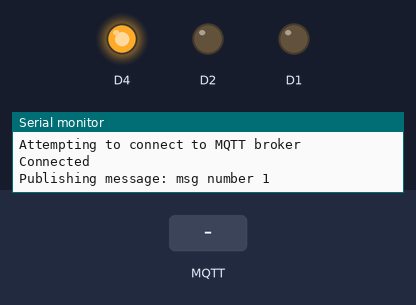
Simulated run of this sketch. Board: ESP8266 (NodeMCU). Parts: output pins drawn as LEDs (lit = HIGH, except the on-board LED, lit = LOW), the last lines printed to the serial monitor. Inputs (shaded band) come from the test bench. WiFi joins after 1.5 s; servers stay silent unless stated; random numbers use the default seed unless the sketch sets one; no MQTT or app messages arrive unless stated.

Above: at 2.7 s.
2.8 s: MQTT message "1" arrives on the first subscribed topic
At 3.9 s:
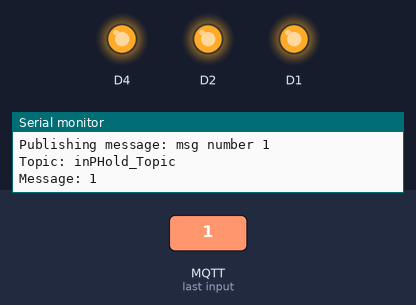
4.3 s: MQTT message "on" arrives on the first subscribed topic
At 5.0 s:
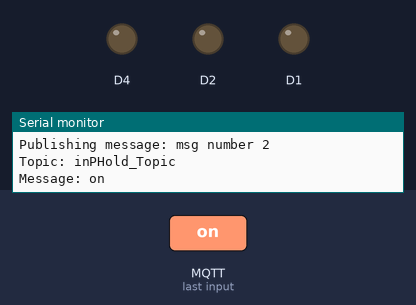
Timing chart, 0 to 7.3 s (numbered marks = the images above; inputs shaded):
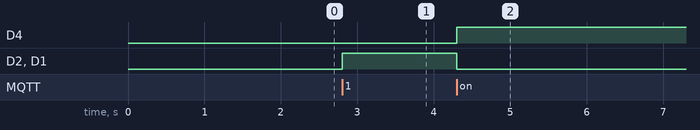

Measured:
- after the input at 2.8 s, D2, D1: LOW → HIGH at once
- after the input at 4.3 s, D4: LOW → HIGH at once; D2, D1: HIGH → LOW at once

The sketch:

third_file.ino
```cpp
// combining knowledge of protocols and mcu
// to upload to a server such as ThingSpeak, ESP8266WiFi.h and DHT.h are needed
// for thingSpeak you need an API key to pull API requests

// to upload data from NodeMCU to a server using mqtt, we need to import ESP8266WiFi and PubSubClient
// the following is an example of a connection
#include <ESP8266WiFi.h>
#include <PubSubClient.h>

const char *ssid = "ssid_name";
const char *password = "password";
const char *mqtt_server = "web.server.com";

WiFiClient espClient;           // initialize wifi client object
PubSubClient client(espClient); // initialize mqtt client
unsigned long lastMsg = 0;
#define MSG_BUFFER_SIZE (50)
char msg[MSG_BUFFER_SIZE];
int val = 0;

void setup_wifi()
{
  delay(10);
  Serial.println(); // print empty line to demarcate connection attempt
  Serial.print("Connecting to ");
  Serial.println(ssid);

  WiFi.mode(WIFI_STA);        // define wifi connection security mode
  WiFi.begin(ssid, password); // connect to wifi

  while (WiFi.status() != WL_CONNECTED)
  {
    delay(500);
    Serial.print("."); // print dots every .5 seconds until connected
  }

  randomSeed(micros()); // generates a seed for RNG using the ms since star of program as entropy

  Serial.println("");
  Serial.println("Connection to WiFi successful");
  Serial.println("IP address: ");
  Serial.println(WiFi.localIP());
}

void callback(char *topic, byte *payload, unsigned int length)
{
  Serial.print("Topic: "); // println "Topic: [topic]"
  Serial.println(topic);
  Serial.print("Message: "); // println "Message: [msg]"
  for (int i = 0; i < length; i++)
  {
    Serial.print((char)payload[i]);
  }
  Serial.println();

  // perform physical feedback response to 1 received as first char
  if ((char)payload[0] == '1')
  {
    digitalWrite(BUILTIN_LED, LOW); // set the built-in mcu led ON (yeah, low, its weird)
    digitalWrite(D1, HIGH);         // send 1 voltage to pin D1
    digitalWrite(D2, HIGH);         // ditto to pin D2
  }
  else
  { // do the opposite
    digitalWrite(BUILTIN_LED, HIGH);
    digitalWrite(D1, LOW);
    digitalWrite(D2, LOW);
  }
}

void reconnect()
{
  // retries connection to mqtt if still not connected
  // throw exception if takes too long
  while (!client.connected())
  {
    Serial.println("Attempting to connect to MQTT broker");
    // generate random client ID to keep trying with different aliases
    String clientID = "ESP_Client_";
    clientID += String(random(0xffff), HEX);
    // attempts do connect
    if (client.connect(clientID.c_str()))
    {
      Serial.println("Connected");
      // publish connection method to placeholder topic
      client.publish("PHoldTopic", "TESTING CONNECTION");
      client.subscribe("inPHold_Topic");
    }
    else
    {
      Serial.print("Failed, rc=");
      Serial.print(client.state());
      Serial.println("Try again in 5 seconds");
      delay(5000);
    }
  }
}

void setup()
{
  // pins configs
  pinMode(BUILTIN_LED, OUTPUT);
  pinMode(D1, OUTPUT);
  pinMode(D2, OUTPUT);
  Serial.begin(115200);                // common value for NodeMCU
  setup_wifi();                        // setup wifi connection (internet link)
  client.setServer(mqtt_server, 1883); // server address, port
  client.setCallback(callback);        // ref to callback() func (on_message equiv.)
}

void loop()
{
  if (!client.connected())
  {
    reconnect(); // perform reconnect loop
  }
  client.loop(); // perform this function on mcu client (a lil recursion) in case of failure

  unsigned long now = millis(); // how many millis since this was instanced
  /* artificial delay: lets the loop run (thus checking connection failures)
   *  but only publishes every 2 seconds
   *  i.e. if last message wass received more than 2 seconds ago...
   */
  if (now - lastMsg > 2000)
  {
    lastMsg = now; // make the last message
    ++val;         // increment message counter
    snprintf(msg, MSG_BUFFER_SIZE, "msg number %1d", val);
    Serial.print("Publishing message: ");
    Serial.println(msg);                  // display what message is to be published
    client.publish("PHolder_Topic", msg); // publish to the placeholder topic
  }
}
```
